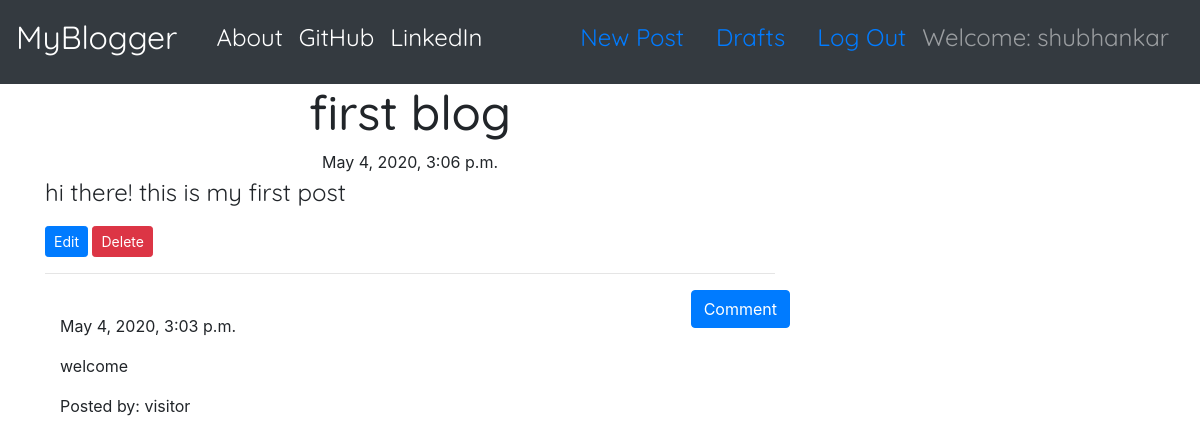
The app's page /post/1 (signed in) with its own data.
### blog/models.py (models this page shows, shortened)
class Post(models.Model):
    author = models.ForeignKey('auth.User', on_delete=models.CASCADE)
    title = models.CharField(max_length=200)
    text = models.TextField()
    created_date = models.DateTimeField(default=timezone.now)
    published_date = models.DateTimeField(blank=True, null=True)

class Comment(models.Model):
    post = models.ForeignKey('blog.Post', related_name='comments', on_delete=models.CASCADE)
    author = models.CharField(max_length=100)
    text = models.TextField()
    created_date = models.DateTimeField(default=timezone.now)
    approved_comment = models.BooleanField(default=False)

### blog/views.py (the view)
# urls.py: path('post/<str:pk>', PostDetailView.as_view(), name='post_detail'),
class PostDetailView(DetailView):
    model = Post

### blog/templates/blog/post_detail.html (shortened to what this page needs)
{% extends 'blog/base.html' %}
{% load tz %}
{% block content %}
  <h1 class="posttitle loader">{{ post.title }}</h1>
  {% if post.published_date %}
    <div class="date postdate">
        {{ post.published_date|timezone:"Asia/Calcutta" }}
    </div>
  {% else %}
    <a class="btn btn-primary" href="{% url 'post_publish' pk=post.pk %}">Publish</a>
  {% endif %}
  <p class="postcontent">{{ post.text|safe|linebreaksbr }}</p>
  {% if user.is_authenticated %}
    <a class="btn btn-sm btn-primary" href="{% url 'post_edit' pk=post.pk %}">Edit
    </a>
    <a class="btn btn-sm btn-danger" href="{% url 'post_delete' pk=post.pk %}">Delete
    </a>
  {% endif %}
  <hr>
  <a class="btn btn-primary btn-comment" href="{% url 'add_comment' pk=post.pk %}">Comment</a>
  <div class="container">
    {% for comment in post.comments.all %}
      <br>
        {% if user.is_authenticated or comment.approved_comment %}
          {{ comment.created_date|timezone:"Asia/Calcutta" }}
            <p>{{ comment.text|safe|linebreaks }}</p>
            <p>Posted by: {{ comment.author }}</p>
        {% endif %}
        {% empty %}
          <p>No comments..</p>
    {% endfor %}
  </div>
{% endblock %}

### blog/templates/blog/base.html (shortened to what this page needs)
<!DOCTYPE html>
{% load static %}
<html lang="en" dir="ltr">
  <head>
    <link rel="stylesheet" href="https://stackpath.bootstrapcdn.com/bootstrap/4.4.1/css/bootstrap.min.css">
    <link rel="stylesheet" href="//cdn.jsdelivr.net/npm/medium-editor@latest/dist/css/medium-editor.min.css" type="text/css" media="screen" charset="utf-8">
    <link rel="stylesheet" href="{% static 'css/blog.css' %}">
  </head>
  <body>
    <nav class="navbar navbar-expand-lg navbar-dark bg-dark">
      <a class="navbar-brand brandtext" href="{% url 'post_list' %}">MyBlogger</a>
      <div class="collapse navbar-collapse container techfont" id="navbarNavAltMarkup">
        <div class="navbar-nav mr-auto">
          <a class="nav-item nav-link active" href="{% url 'about' %}">About</span></a>
          <a class="nav-item nav-link active" href="https://www.github.com">GitHub</a>
          <a class="nav-item nav-link active" href="https://www.linkedin.com">LinkedIn</a>
        </div>
        {% if user.is_authenticated %}
          <a class="nav-item nav-link active" href="{% url 'post_new' %}">New Post<span class="sr-only">(current)</span></a>
          <a class="nav-item nav-link active" href="{% url 'draft_list' %}">Drafts</a>
          <a class="nav-item nav-link active" href="{% url 'logout' %}">Log Out</a>
          <a class="navbar-text">Welcome: {{user.username}}</a>
        {% else %}
          <a class="nav-item nav-link active" href="{% url 'login' %}">Login</a>
        {% endif %}
      </div>
    </nav>
    <div class="content container">
      <div class="row">
        <div class="col-md-8">
          <div class="blog_posts">
            {% block content %}
            {% endblock %}
          </div>
        </div>
      </div>
    </div>
  </body>
</html>

### blog/static/css/blog.css (style rules this page uses)
.techfont { font-family: 'Quicksand', sans-serif; font-size: 1.5em; margin-bottom: 10px; }
.brandtext { font-family: 'Quicksand', sans-serif; font-size: 2em; margin-bottom: 10px; }
.loader { filter:hue-rotate(0deg); color:linear-gradient(45deg,#0f8,#08f); animation:hue 10000ms infinite linear; }
.postdate { text-align: center; }
.posttitle { font-family: 'Quicksand', sans-serif; font-size: 3em; text-align: center; }
.postcontent { font-family: 'Quicksand', sans-serif; font-size: 1.5em; }
.btn-comment { position: absolute; right: 0px; }

### records on screen
Post: title "first blog", published_date "May 4, 2020, 3:06 p.m.", text "hi there! this is my first post"
Comment: created_date "May 4, 2020, 3:03 p.m.", text "welcome", author "visitor"

### other values on screen
{{ user.username }} "shubhankar"
